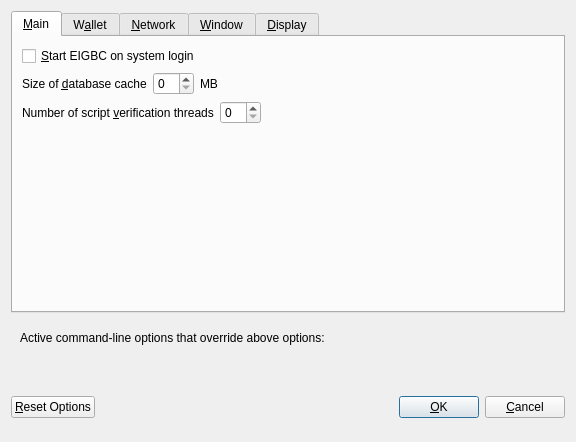
<?xml version="1.0" encoding="UTF-8"?>
<ui version="4.0">
 <class>OptionsDialog</class>
 <widget class="QDialog" name="OptionsDialog">
  <property name="geometry">
   <rect>
    <x>0</x>
    <y>0</y>
    <width>576</width>
    <height>442</height>
   </rect>
  </property>
  <property name="windowTitle">
   <string>Options</string>
  </property>
  <property name="modal">
   <bool>true</bool>
  </property>
  <layout class="QVBoxLayout" name="verticalLayout">
   <item>
    <widget class="QTabWidget" name="tabWidget">
     <property name="currentIndex">
      <number>0</number>
     </property>
     <widget class="QWidget" name="tabMain">
      <attribute name="title">
       <string>&amp;Main</string>
      </attribute>
      <layout class="QVBoxLayout" name="verticalLayout_Main">
       <item>
        <widget class="QCheckBox" name="bitcoinAtStartup">
         <property name="toolTip">
          <string>Automatically start EIGBC after logging in to the system.</string>
         </property>
         <property name="text">
          <string>&amp;Start EIGBC on system login</string>
         </property>
        </widget>
       </item>
       <item>
        <layout class="QHBoxLayout" name="horizontalLayout_2_Main">
         <item>
          <widget class="QLabel" name="databaseCacheLabel">
           <property name="text">
            <string>Size of &amp;database cache</string>
           </property>
           <property name="textFormat">
            <enum>Qt::PlainText</enum>
           </property>
           <property name="buddy">
            <cstring>databaseCache</cstring>
           </property>
          </widget>
         </item>
         <item>
          <widget class="QSpinBox" name="databaseCache"/>
         </item>
         <item>
          <widget class="QLabel" name="databaseCacheUnitLabel">
           <property name="text">
            <string>MB</string>
           </property>
           <property name="textFormat">
            <enum>Qt::PlainText</enum>
           </property>
          </widget>
         </item>
         <item>
          <spacer name="horizontalSpacer_2_Main">
           <property name="orientation">
            <enum>Qt::Horizontal</enum>
           </property>
           <property name="sizeHint" stdset="0">
            <size>
             <width>40</width>
             <height>20</height>
            </size>
           </property>
          </spacer>
         </item>
        </layout>
       </item>
       <item>
        <layout class="QHBoxLayout" name="horizontalLayout_3_Main">
         <item>
          <widget class="QLabel" name="threadsScriptVerifLabel">
           <property name="text">
            <string>Number of script &amp;verification threads</string>
           </property>
           <property name="textFormat">
            <enum>Qt::PlainText</enum>
           </property>
           <property name="buddy">
            <cstring>threadsScriptVerif</cstring>
           </property>
          </widget>
         </item>
         <item>
          <widget class="QSpinBox" name="threadsScriptVerif">
           <property name="toolTip">
            <string>(0 = auto, &lt;0 = leave that many cores free)</string>
           </property>
          </widget>
         </item>
         <item>
          <spacer name="horizontalSpacer_3_Main">
           <property name="orientation">
            <enum>Qt::Horizontal</enum>
           </property>
           <property name="sizeHint" stdset="0">
            <size>
             <width>40</width>
             <height>20</height>
            </size>
           </property>
          </spacer>
         </item>
        </layout>
       </item>
       <item>
        <spacer name="verticalSpacer_2">
         <property name="orientation">
          <enum>Qt::Vertical</enum>
         </property>
         <property name="sizeHint" stdset="0">
          <size>
           <width>20</width>
           <height>40</height>
          </size>
         </property>
        </spacer>
       </item>
      </layout>
     </widget>
     <widget class="QWidget" name="tabWallet">
      <attribute name="title">
       <string>W&amp;allet</string>
      </attribute>
      <layout class="QVBoxLayout" name="verticalLayout_Wallet">
       <item>
        <layout class="QHBoxLayout" name="horizontalLayout_2_Wallet">
         <item>
          <widget class="QLabel" name="labelStakeSplitThresholdText">
           <property name="text">
            <string>Stake split threshold:</string>
           </property>
          </widget>
         </item>
         <item>
          <widget class="QSpinBox" name="spinBoxStakeSplitThreshold">
           <property name="minimum">
            <number>1</number>
           </property>
           <property name="maximum">
            <number>999999</number>
           </property>
          </widget>
         </item>
        </layout>
       </item>
       <item>
        <widget class="QGroupBox" name="groupBox">
         <property name="title">
          <string>Expert</string>
         </property>
         <layout class="QVBoxLayout" name="verticalLayout_2">
          <item>
           <widget class="QCheckBox" name="coinControlFeatures">
            <property name="toolTip">
             <string>Whether to show coin control features or not.</string>
            </property>
            <property name="text">
             <string>Enable coin &amp;control features</string>
            </property>
           </widget>
          </item>
          <item>
           <widget class="QCheckBox" name="showMasternodesTab">
            <property name="toolTip">
             <string>Show additional tab listing all your masternodes in first sub-tab&lt;br/&gt;and all masternodes on the network in second sub-tab.</string>
            </property>
            <property name="text">
             <string>Show Masternodes Tab</string>
            </property>
           </widget>
          </item>
          <item>
           <widget class="QCheckBox" name="spendZeroConfChange">
            <property name="toolTip">
             <string>If you disable the spending of unconfirmed change, the change from a transaction&lt;br/&gt;cannot be used until that transaction has at least one confirmation.&lt;br/&gt;This also affects how your balance is computed.</string>
            </property>
            <property name="text">
             <string>&amp;Spend unconfirmed change</string>
            </property>
           </widget>
          </item>
         </layout>
        </widget>
       </item>
       <item>
        <spacer name="verticalSpacer_Wallet">
         <property name="orientation">
          <enum>Qt::Vertical</enum>
         </property>
         <property name="sizeHint" stdset="0">
          <size>
           <width>20</width>
           <height>40</height>
          </size>
         </property>
        </spacer>
       </item>
      </layout>
     </widget>
     <widget class="QWidget" name="tabNetwork">
      <attribute name="title">
       <string>&amp;Network</string>
      </attribute>
      <layout class="QVBoxLayout" name="verticalLayout_Network">
       <item>
        <widget class="QCheckBox" name="mapPortUpnp">
         <property name="toolTip">
          <string>Automatically open the EIGBC client port on the router. This only works when your router supports UPnP and it is enabled.</string>
         </property>
         <property name="text">
          <string>Map port using &amp;UPnP</string>
         </property>
        </widget>
       </item>
       <item>
        <widget class="QCheckBox" name="allowIncoming">
         <property name="toolTip">
          <string>Accept connections from outside</string>
         </property>
         <property name="text">
          <string>Allow incoming connections</string>
         </property>
        </widget>
       </item>
       <item>
        <widget class="QCheckBox" name="connectSocks">
         <property name="toolTip">
          <string>Connect to the EIGBC network through a SOCKS5 proxy.</string>
         </property>
         <property name="text">
          <string>&amp;Connect through SOCKS5 proxy (default proxy):</string>
         </property>
        </widget>
       </item>
       <item>
        <layout class="QHBoxLayout" name="horizontalLayout_1_Network">
         <item>
          <widget class="QLabel" name="proxyIpLabel">
           <property name="text">
            <string>Proxy &amp;IP:</string>
           </property>
           <property name="textFormat">
            <enum>Qt::PlainText</enum>
           </property>
           <property name="buddy">
            <cstring>proxyIp</cstring>
           </property>
          </widget>
         </item>
         <item>
          <widget class="QValidatedLineEdit" name="proxyIp">
           <property name="minimumSize">
            <size>
             <width>140</width>
             <height>0</height>
            </size>
           </property>
           <property name="maximumSize">
            <size>
             <width>140</width>
             <height>16777215</height>
            </size>
           </property>
           <property name="toolTip">
            <string>IP address of the proxy (e.g. IPv4: 127.0.0.1 / IPv6: ::1)</string>
           </property>
          </widget>
         </item>
         <item>
          <widget class="QLabel" name="proxyPortLabel">
           <property name="text">
            <string>&amp;Port:</string>
           </property>
           <property name="textFormat">
            <enum>Qt::PlainText</enum>
           </property>
           <property name="buddy">
            <cstring>proxyPort</cstring>
           </property>
          </widget>
         </item>
         <item>
          <widget class="QLineEdit" name="proxyPort">
           <property name="minimumSize">
            <size>
             <width>55</width>
             <height>0</height>
            </size>
           </property>
           <property name="maximumSize">
            <size>
             <width>55</width>
             <height>16777215</height>
            </size>
           </property>
           <property name="toolTip">
            <string>Port of the proxy (e.g. 9050)</string>
           </property>
          </widget>
         </item>
         <item>
          <spacer name="horizontalSpacer_1_Network">
           <property name="orientation">
            <enum>Qt::Horizontal</enum>
           </property>
           <property name="sizeHint" stdset="0">
            <size>
             <width>40</width>
             <height>20</height>
            </size>
           </property>
          </spacer>
         </item>
        </layout>
       </item>
       <item>
        <spacer name="verticalSpacer_Network">
         <property name="orientation">
          <enum>Qt::Vertical</enum>
         </property>
         <property name="sizeHint" stdset="0">
          <size>
           <width>20</width>
           <height>40</height>
          </size>
         </property>
        </spacer>
       </item>
      </layout>
     </widget>
     <widget class="QWidget" name="tabWindow">
      <attribute name="title">
       <string>&amp;Window</string>
      </attribute>
      <layout class="QVBoxLayout" name="verticalLayout_Window">
       <item>
        <widget class="QCheckBox" name="minimizeToTray">
         <property name="toolTip">
          <string>Show only a tray icon after minimizing the window.</string>
         </property>
         <property name="text">
          <string>&amp;Minimize to the tray instead of the taskbar</string>
         </property>
        </widget>
       </item>
       <item>
        <widget class="QCheckBox" name="minimizeOnClose">
         <property name="toolTip">
          <string>Minimize instead of exit the application when the window is closed. When this option is enabled, the application will be closed only after selecting Quit in the menu.</string>
         </property>
         <property name="text">
          <string>M&amp;inimize on close</string>
         </property>
        </widget>
       </item>
       <item>
        <spacer name="verticalSpacer_Window">
         <property name="orientation">
          <enum>Qt::Vertical</enum>
         </property>
         <property name="sizeHint" stdset="0">
          <size>
           <width>20</width>
           <height>40</height>
          </size>
         </property>
        </spacer>
       </item>
      </layout>
     </widget>
     <widget class="QWidget" name="tabDisplay">
      <attribute name="title">
       <string>&amp;Display</string>
      </attribute>
      <layout class="QVBoxLayout" name="verticalLayout_Display">
       <item>
        <layout class="QHBoxLayout" name="horizontalLayout_1_Display">
         <item>
          <widget class="QLabel" name="langLabel">
           <property name="text">
            <string>User Interface &amp;language:</string>
           </property>
           <property name="textFormat">
            <enum>Qt::PlainText</enum>
           </property>
           <property name="buddy">
            <cstring>lang</cstring>
           </property>
          </widget>
         </item>
         <item>
          <widget class="QValueComboBox" name="lang">
           <property name="toolTip">
            <string>The user interface language can be set here. This setting will take effect after restarting EIGBC.</string>
           </property>
          </widget>
         </item>
        </layout>
       </item>
       <item>
        <widget class="QLabel" name="label_3">
         <property name="toolTip">
          <string notr="true"/>
         </property>
         <property name="statusTip">
          <string notr="true"/>
         </property>
         <property name="whatsThis">
          <string notr="true"/>
         </property>
         <property name="accessibleName">
          <string notr="true"/>
         </property>
         <property name="text">
          <string>Language missing or translation incomplete? Help contributing translations here:
https://discord.gg/vCgKhFFeJt</string>
         </property>
         <property name="wordWrap">
          <bool>true</bool>
         </property>
         <property name="openExternalLinks">
          <bool>true</bool>
         </property>
         <property name="textInteractionFlags">
          <set>Qt::TextBrowserInteraction</set>
         </property>
        </widget>
       </item>
       <item>
        <layout class="QHBoxLayout" name="horizontalLayout_2_Display" stretch="0,0">
         <item>
          <widget class="QLabel" name="themeLabel">
           <property name="text">
            <string>User Interface Theme:</string>
           </property>
          </widget>
         </item>
         <item>
          <widget class="QValueComboBox" name="theme"/>
         </item>
        </layout>
       </item>
       <item>
        <widget class="QWidget" name="verticalDisplayWidget" native="true">
         <layout class="QVBoxLayout" name="verticalDisplayLayout">
          <property name="margin">
           <number>0</number>
          </property>
          <item>
           <widget class="Line" name="line">
            <property name="orientation">
             <enum>Qt::Horizontal</enum>
            </property>
           </widget>
          </item>
          <item>
           <layout class="QHBoxLayout" name="horizontalLayout_3_Display">
            <item>
             <widget class="QLabel" name="unitLabel">
              <property name="text">
               <string>Unit to show amounts in:</string>
              </property>
              <property name="textFormat">
               <enum>Qt::PlainText</enum>
              </property>
             </widget>
            </item>
            <item>
             <widget class="QValueComboBox" name="unit">
              <property name="toolTip">
               <string>Choose the default subdivision unit to show in the interface and when sending coins.</string>
              </property>
             </widget>
            </item>
           </layout>
          </item>
          <item>
           <layout class="QHBoxLayout" name="horizontalLayout_4_Display">
            <item>
             <widget class="QLabel" name="digitsLabel">
              <property name="text">
               <string>Decimal digits</string>
              </property>
             </widget>
            </item>
            <item>
             <widget class="QValueComboBox" name="digits"/>
            </item>
           </layout>
          </item>
          <item>
           <layout class="QHBoxLayout" name="horizontalLayout_5_Display">
            <item>
             <widget class="QCheckBox" name="checkBoxHideZeroBalances">
              <property name="toolTip">
               <string>Hide empty balances</string>
              </property>
              <property name="layoutDirection">
               <enum>Qt::LeftToRight</enum>
              </property>
              <property name="text">
               <string>Hide empty balances</string>
              </property>
             </widget>
            </item>
            <item>
             <widget class="QCheckBox" name="checkBoxHideOrphans">
              <property name="toolTip">
               <string>Hide orphan stakes in transaction lists</string>
              </property>
              <property name="text">
               <string>Hide orphan stakes</string>
              </property>
             </widget>
            </item>
            <item>
             <spacer name="horizontalSpacer">
              <property name="orientation">
               <enum>Qt::Horizontal</enum>
              </property>
              <property name="sizeHint" stdset="0">
               <size>
                <width>40</width>
                <height>20</height>
               </size>
              </property>
             </spacer>
            </item>
           </layout>
          </item>
          <item>
           <layout class="QHBoxLayout" name="horizontalLayout_6_Display">
            <item>
             <widget class="QLabel" name="thirdPartyTxUrlsLabel">
              <property name="toolTip">
               <string>Third party URLs (e.g. a block explorer) that appear in the transactions tab as context menu items. %s in the URL is replaced by transaction hash. Multiple URLs are separated by vertical bar |.</string>
              </property>
              <property name="text">
               <string>Third party transaction URLs</string>
              </property>
             </widget>
            </item>
            <item>
             <widget class="QLineEdit" name="thirdPartyTxUrls">
              <property name="toolTip">
               <string>Third party URLs (e.g. a block explorer) that appear in the transactions tab as context menu items. %s in the URL is replaced by transaction hash. Multiple URLs are separated by vertical bar |.</string>
              </property>
             </widget>
            </item>
           </layout>
          </item>
         </layout>
        </widget>
       </item>
       <item>
        <spacer name="verticalSpacer">
         <property name="orientation">
          <enum>Qt::Vertical</enum>
         </property>
         <property name="sizeHint" stdset="0">
          <size>
           <width>20</width>
           <height>40</height>
          </size>
         </property>
        </spacer>
       </item>
      </layout>
     </widget>
    </widget>
   </item>
   <item>
    <widget class="QFrame" name="frame">
     <layout class="QVBoxLayout" name="verticalLayout_Bottom">
      <item>
       <layout class="QHBoxLayout" name="horizontalLayout_Bottom">
        <item>
         <widget class="QLabel" name="overriddenByCommandLineInfoLabel">
          <property name="text">
           <string>Active command-line options that override above options:</string>
          </property>
          <property name="textFormat">
           <enum>Qt::PlainText</enum>
          </property>
         </widget>
        </item>
        <item>
         <spacer name="horizontalSpacer_Bottom">
          <property name="orientation">
           <enum>Qt::Horizontal</enum>
          </property>
          <property name="sizeHint" stdset="0">
           <size>
            <width>40</width>
            <height>20</height>
           </size>
          </property>
         </spacer>
        </item>
       </layout>
      </item>
      <item>
       <widget class="QLabel" name="overriddenByCommandLineLabel">
        <property name="text">
         <string/>
        </property>
        <property name="textFormat">
         <enum>Qt::PlainText</enum>
        </property>
        <property name="wordWrap">
         <bool>true</bool>
        </property>
       </widget>
      </item>
     </layout>
    </widget>
   </item>
   <item>
    <layout class="QHBoxLayout" name="horizontalLayout_Buttons">
     <item>
      <widget class="QPushButton" name="resetButton">
       <property name="toolTip">
        <string>Reset all client options to default.</string>
       </property>
       <property name="text">
        <string>&amp;Reset Options</string>
       </property>
       <property name="autoDefault">
        <bool>false</bool>
       </property>
      </widget>
     </item>
     <item>
      <spacer name="horizontalSpacer_1">
       <property name="orientation">
        <enum>Qt::Horizontal</enum>
       </property>
       <property name="sizeHint" stdset="0">
        <size>
         <width>40</width>
         <height>48</height>
        </size>
       </property>
      </spacer>
     </item>
     <item>
      <widget class="QLabel" name="statusLabel">
       <property name="minimumSize">
        <size>
         <width>200</width>
         <height>0</height>
        </size>
       </property>
       <property name="font">
        <font>
         <weight>75</weight>
         <bold>true</bold>
        </font>
       </property>
       <property name="text">
        <string/>
       </property>
       <property name="textFormat">
        <enum>Qt::PlainText</enum>
       </property>
       <property name="wordWrap">
        <bool>true</bool>
       </property>
      </widget>
     </item>
     <item>
      <spacer name="horizontalSpacer_2">
       <property name="orientation">
        <enum>Qt::Horizontal</enum>
       </property>
       <property name="sizeHint" stdset="0">
        <size>
         <width>40</width>
         <height>48</height>
        </size>
       </property>
      </spacer>
     </item>
     <item>
      <widget class="QPushButton" name="okButton">
       <property name="text">
        <string>&amp;OK</string>
       </property>
       <property name="autoDefault">
        <bool>false</bool>
       </property>
       <property name="default">
        <bool>true</bool>
       </property>
      </widget>
     </item>
     <item>
      <widget class="QPushButton" name="cancelButton">
       <property name="text">
        <string>&amp;Cancel</string>
       </property>
       <property name="autoDefault">
        <bool>false</bool>
       </property>
      </widget>
     </item>
    </layout>
   </item>
  </layout>
 </widget>
 <customwidgets>
  <customwidget>
   <class>QValidatedLineEdit</class>
   <extends>QLineEdit</extends>
   <header>qvalidatedlineedit.h</header>
  </customwidget>
  <customwidget>
   <class>QValueComboBox</class>
   <extends>QComboBox</extends>
   <header>qvaluecombobox.h</header>
  </customwidget>
 </customwidgets>
 <resources/>
 <connections/>
</ui>
